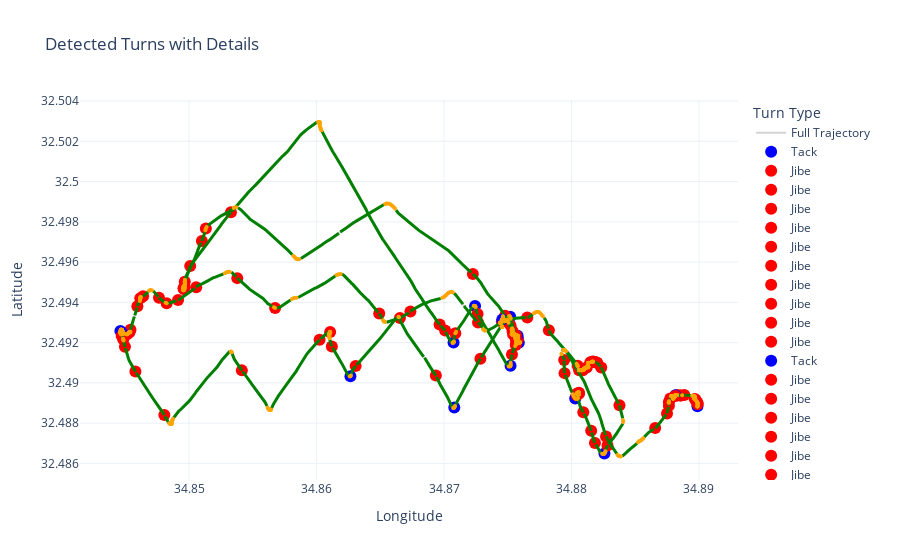

Notebook cell for this chart:
### Code cell
# Add turn candidate points (not part of any stable segment)
fig.add_trace(go.Scatter(
    x=transition_points['longitude'],
    y=transition_points['latitude'],
    mode='markers',
    marker=dict(color='orange', size=4),
    name='Turn Candidates',
    hovertext=[
        f"Index: {idx}<br>COG: {cog:.2f}°"
        for idx, cog in zip(transition_points.index, transition_points['COG - Course over Ground'])
    ],
    hoverinfo='text'
))
